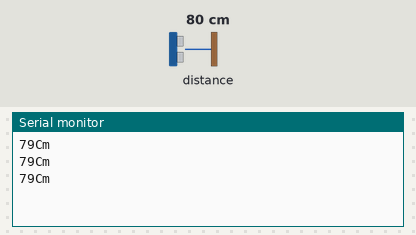
Recording of a sketch running on a simulated ESP8266 (NodeMCU). Shown: the last lines printed to the serial monitor. Wiring (inferred from the names in the program): ultrasonic range finder: trigger D4; echo D3. The inputs (shaded band) are chosen by the test bench; at power-on: distance to the obstacle 80 cm. The echo pulse lasts 58.3 µs per cm; WiFi joins after 1.5 s; servers stay silent unless stated.

Above: at 3.0 s.
3.1 s: distance to the obstacle set to 2 cm
At 3.7 s:
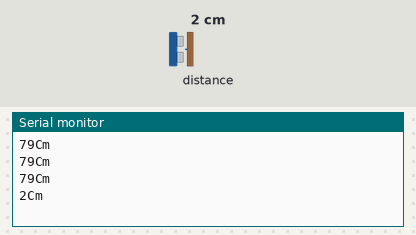
4.6 s: distance to the obstacle set to 4 cm
At 5.2 s:
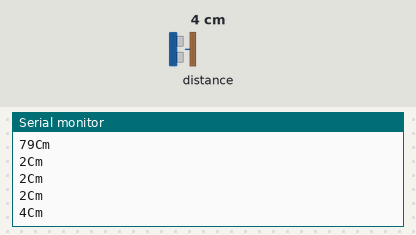
Timing chart, 0 to 7.6 s (numbered marks = the images above; inputs shaded):
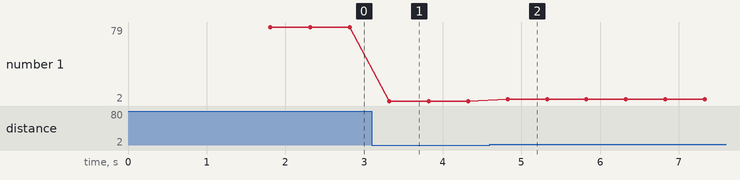

Measured:
- after the input at 3.1 s, the serial monitor: prints a new line after 0.22 s (image 1)
- after the input at 4.6 s, the serial monitor: prints a new line after 0.22 s (image 2)
- plotted number 1: 79 → 2 after the input at 3.1 s, 2 → 4 after the input at 4.6 s

The sketch:

ultrasonic.ino
```cpp
#define BLYNK_PRINT Serial


#include <ESP8266WiFi.h>
#include <BlynkSimpleEsp8266.h>
#define TRIGGERPIN D4
#define ECHOPIN    D3
// You should get Auth Token in the Blynk App.
// Go to the Project Settings (nut icon).
char auth[] = "2d-ibCcnZ0kfoNC8m1MT7AJq8O9iTfYw";

char ssid[] = "Bashab ZTE2";
char pass[] = "BMbpl1997";

WidgetLCD lcd(V3);

void setup()
{
  // Debug console
  Serial.begin(9600);
pinMode(TRIGGERPIN, OUTPUT);
  pinMode(ECHOPIN, INPUT);
  Blynk.begin(auth, ssid, pass);
  // You can also specify server:
  //Blynk.begin(auth, ssid, pass, "blynk-cloud.com", 8442);
  //Blynk.begin(auth, ssid, pass, IPAddress(192,168,1,100), 8442);

  lcd.clear(); //Use it to clear the LCD Widget
  lcd.print(0, 0, "Distance in cm"); // use: (position X: 0-15, position Y: 0-1, "Message you want to print")
  // Please use timed events when LCD printintg in void loop to avoid sending too many commands
  // It will cause a FLOOD Error, and connection will be dropped
}

void loop()
{
  lcd.clear();
  lcd.print(0, 0, "Distance in cm"); // use: (position X: 0-15, position Y: 0-1, "Message you want to print")
  long duration;
  long distance;
  digitalWrite(TRIGGERPIN, LOW);
  delayMicroseconds(2);
  digitalWrite(TRIGGERPIN, HIGH);
  delayMicroseconds(10);
  digitalWrite(TRIGGERPIN, LOW);
  duration=pulseIn(ECHOPIN,HIGH);

  distance =(0.0343*duration)/2;
  Serial.print(distance);
  Serial.println("Cm");
  lcd.print(7, 1, distance);
  Blynk.run();
 delay(500);

}
```
